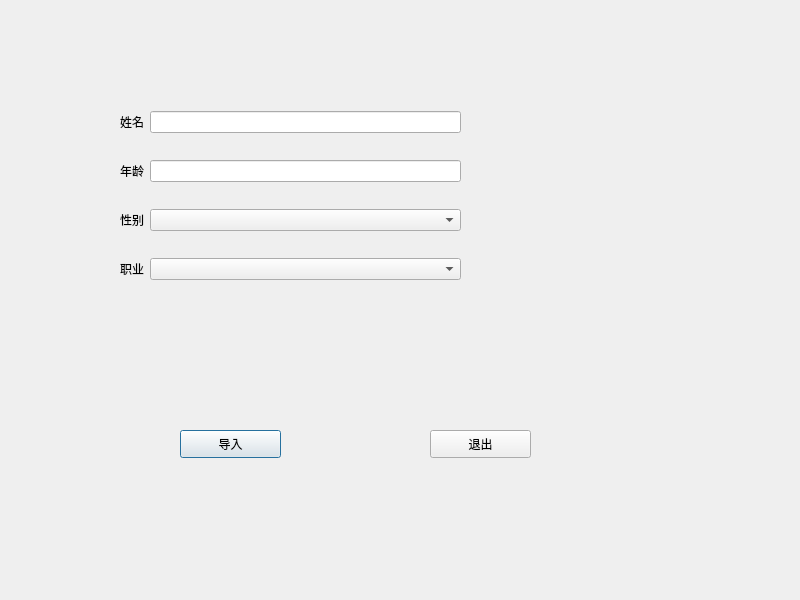
<?xml version="1.0" encoding="UTF-8"?>
<ui version="4.0">
 <class>lead</class>
 <widget class="QDialog" name="lead">
  <property name="geometry">
   <rect>
    <x>0</x>
    <y>0</y>
    <width>800</width>
    <height>600</height>
   </rect>
  </property>
  <property name="windowTitle">
   <string>Dialog</string>
  </property>
  <widget class="QPushButton" name="pushButton">
   <property name="geometry">
    <rect>
     <x>180</x>
     <y>430</y>
     <width>101</width>
     <height>28</height>
    </rect>
   </property>
   <property name="text">
    <string>导入</string>
   </property>
  </widget>
  <widget class="QPushButton" name="pushButton_2">
   <property name="geometry">
    <rect>
     <x>430</x>
     <y>430</y>
     <width>101</width>
     <height>28</height>
    </rect>
   </property>
   <property name="text">
    <string>退出</string>
   </property>
  </widget>
  <widget class="QWidget" name="">
   <property name="geometry">
    <rect>
     <x>120</x>
     <y>90</y>
     <width>341</width>
     <height>211</height>
    </rect>
   </property>
   <layout class="QGridLayout" name="gridLayout">
    <item row="1" column="0">
     <widget class="QLabel" name="label_2">
      <property name="text">
       <string>年龄</string>
      </property>
     </widget>
    </item>
    <item row="1" column="1">
     <widget class="QLineEdit" name="lineEdit_2"/>
    </item>
    <item row="0" column="0">
     <widget class="QLabel" name="label">
      <property name="text">
       <string>姓名</string>
      </property>
     </widget>
    </item>
    <item row="0" column="1">
     <widget class="QLineEdit" name="lineEdit"/>
    </item>
    <item row="4" column="0">
     <widget class="QLabel" name="label_3">
      <property name="text">
       <string>职业</string>
      </property>
     </widget>
    </item>
    <item row="2" column="0">
     <widget class="QLabel" name="label_4">
      <property name="text">
       <string>性别</string>
      </property>
     </widget>
    </item>
    <item row="4" column="1">
     <widget class="QComboBox" name="comboBox_2"/>
    </item>
    <item row="2" column="1">
     <widget class="QComboBox" name="comboBox"/>
    </item>
   </layout>
  </widget>
 </widget>
 <resources/>
 <connections/>
</ui>
